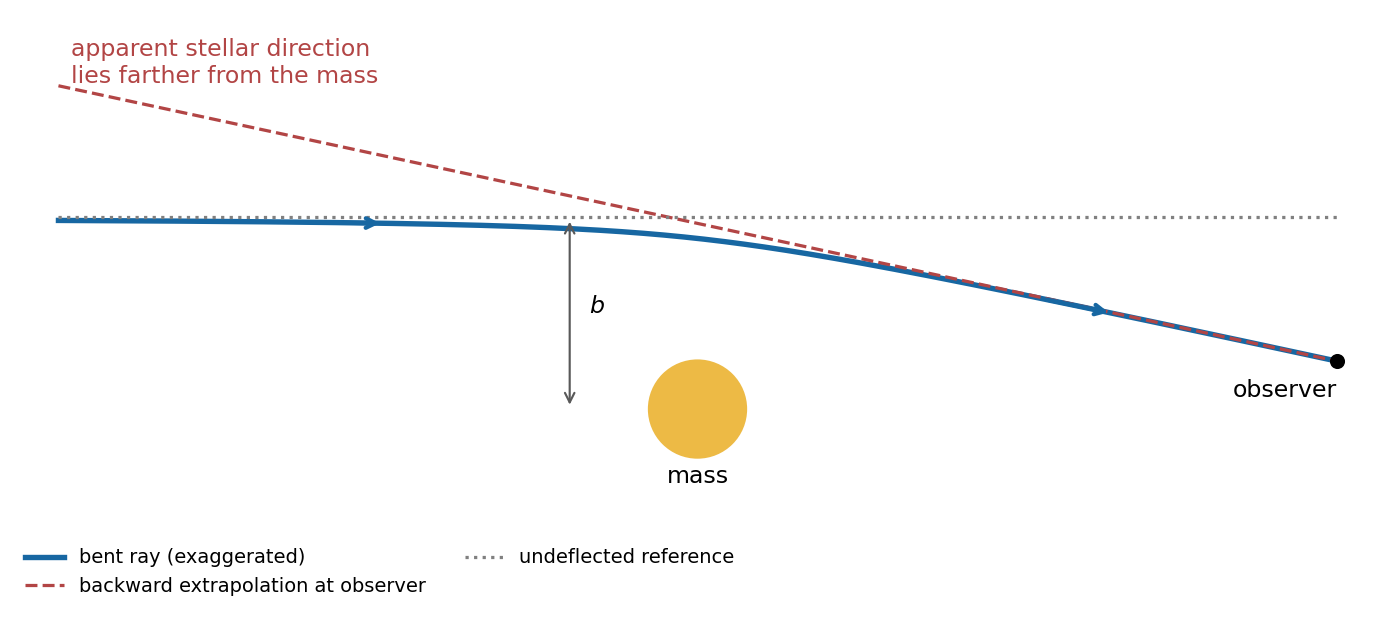

Generate this figure with Python:
"""Original weak-field schematic. Python 3.14; NumPy and Matplotlib."""
import numpy as np
import matplotlib.pyplot as plt
from matplotlib.patches import Circle

plt.rcParams.update({"font.size": 11, "figure.facecolor": "white"})
fig, ax = plt.subplots(figsize=(9, 4), layout="constrained")
x = np.linspace(-5, 5, 700)
b, bend = 1.5, 0.11
y = b - bend * (x + np.sqrt(x*x + b*b))
ax.plot(x, y, color="#1767a2", lw=2.5, label="bent ray (exaggerated)")
ax.add_patch(Circle((0, 0), .38, color="#edba45"))
ax.text(0, -.58, "mass", ha="center")
xo = 5.
yo = y[-1]
slope = -bend * (1 + xo / np.sqrt(xo*xo + b*b))
ax.plot(x, yo + slope * (x-xo), "--", color="#b24545",
        label="backward extrapolation at observer")
ax.plot([-5, 5], [b, b], ":", color=".5", label="undeflected reference")
ax.plot(xo, yo, "o", color="black")
ax.text(xo, yo-.28, "observer", ha="right")
for xx in [-3., 2.7]:
    yy = b - bend * (xx + np.sqrt(xx*xx+b*b))
    xx1 = xx + .55
    yy1 = b - bend * (xx1 + np.sqrt(xx1*xx1+b*b))
    ax.annotate("", (xx1, yy1), (xx, yy),
                arrowprops={"arrowstyle": "->", "lw": 2, "color": "#1767a2"})
ax.annotate("", (-1, b), (-1, 0),
            arrowprops={"arrowstyle": "<->", "color": ".35"})
ax.text(-.85, .75, r"$b$")
ax.text(-4.9, 2.9, "apparent stellar direction\nlies farther from the mass",
        color="#b24545", va="top")
ax.set(xlim=(-5.4, 5.4), ylim=(-1.6, 3.15), aspect="equal")
ax.axis("off")
ax.legend(loc="lower left", ncol=2, frameon=False, fontsize=9)
fig.savefig("paper-1-light-deflection.png", dpi=155, facecolor="white")
